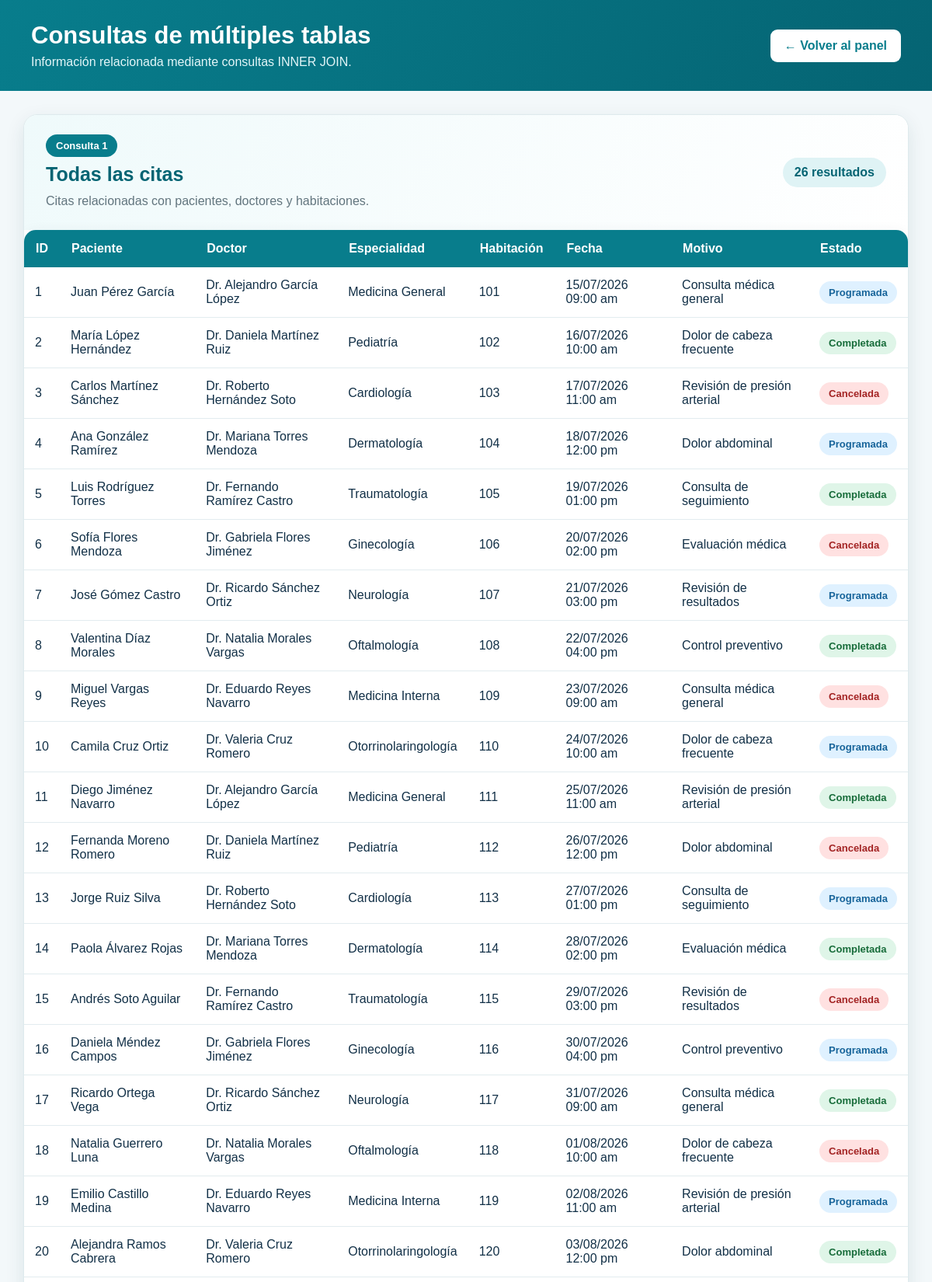
Screenshot of /hospital/reportes/index.php (signed in, upper part) with the database file from the repository.
### tables this page shows
CREATE TABLE `citas` (
  `id_cita` int NOT NULL,
  `id_doctor` int NOT NULL,
  `id_habitacion` int NOT NULL,
  `id_paciente` int NOT NULL,
  `fecha_cita` datetime NOT NULL,
  `motivo` varchar(255) NOT NULL,
  `estado` enum('Programada','Completada','Cancelada') NOT NULL
);

CREATE TABLE `pacientes` (
  `id_paciente` int NOT NULL,
  `nombre` varchar(80) NOT NULL,
  `apellido` varchar(80) NOT NULL,
  `edad` int NOT NULL,
  `sexo` varchar(15) NOT NULL,
  `telefono` varchar(20) NOT NULL,
  `direccion` varchar(120) NOT NULL,
  `diagnostico` varchar(120) NOT NULL,
  `fecha_ingreso` datetime NOT NULL,
  `tipo_sangre` varchar(20) NOT NULL,
  `fecha_nacimiento` date NOT NULL
);

CREATE TABLE `doctores` (
  `id_doctor` int NOT NULL,
  `nombre` varchar(100) NOT NULL,
  `apellido` varchar(100) NOT NULL,
  `especialidad` varchar(255) NOT NULL,
  `cedula_prof` varchar(30) NOT NULL,
  `telefono` varchar(20) NOT NULL
);

CREATE TABLE `habitaciones` (
  `id_habitacion` int NOT NULL,
  `numero` varchar(10) NOT NULL,
  `tipo` enum('Individual','Doble','Suite') NOT NULL,
  `estado` enum('Disponible','Ocupada','Mantenimiento') NOT NULL
);

### hospital/reportes/index.php (the view, shortened to what this page needs)
<?php
require_once "../conexion/conexion.php";
$sqlCitas = "SELECT
                c.id_cita,
                p.nombre AS nombre_paciente,
                p.apellido AS apellido_paciente,
                d.nombre AS nombre_doctor,
                d.apellido AS apellido_doctor,
                d.especialidad,
                h.numero AS numero_habitacion,
                c.fecha_cita,
                c.motivo,
                c.estado
            FROM citas c
            INNER JOIN pacientes p
                ON c.id_paciente = p.id_paciente
            INNER JOIN doctores d
                ON c.id_doctor = d.id_doctor
            INNER JOIN habitaciones h
                ON c.id_habitacion = h.id_habitacion
            ORDER BY c.id_cita ASC";
$citas = mysqli_query($conexion, $sqlCitas);
?>
<!DOCTYPE html>
<html lang="es">
<head>
    <link
        rel="stylesheet"
        href="../css/estilos.css"
    >
</head>
<body class="pagina-crud">
    <header class="cabecera-crud">
        <div>
            <h1>
                Consultas de múltiples tablas
            </h1>
            <p>
                Información relacionada mediante
                consultas INNER JOIN.
            </p>
        </div>
        <a
            href="../panel.php"
            class="boton-regresar"
        >
            ← Volver al panel
        </a>
    </header>
    <main class="contenido-crud contenido-reportes">
        <section class="seccion-reporte">
            <div class="encabezado-reporte">
                <div>
                    <span class="numero-consulta">
                        Consulta 1
                    </span>
                    <h2>
                        Todas las citas
                    </h2>
                    <p>
                        Citas relacionadas con pacientes,
                        doctores y habitaciones.
                    </p>
                </div>
                <span class="contador-reporte">
                    <?php
                    echo mysqli_num_rows($citas);
                    ?>
                    resultados
                </span>
            </div>
            <div class="contenedor-tabla">
                <table class="tabla-pacientes">
                    <thead>
                        <tr>
                            <th>ID</th>
                            <th>Paciente</th>
                            <th>Doctor</th>
                            <th>Especialidad</th>
                            <th>Habitación</th>
                            <th>Fecha</th>
                            <th>Motivo</th>
                            <th>Estado</th>
                        </tr>
                    </thead>
                    <tbody>
                        <?php if (mysqli_num_rows($citas) > 0): ?>
                            <?php while ($fila = mysqli_fetch_assoc($citas)): ?>
                                <tr>
                                    <td>
                                        <?php echo $fila["id_cita"]; ?>
                                    </td>
                                    <td>
                                        <?php
                                        echo htmlspecialchars(
                                            $fila["nombre_paciente"] .
                                            " " .
                                            $fila["apellido_paciente"]
                                        );
                                        ?>
                                    </td>
                                    <td>
                                        Dr.
                                        <?php
                                        echo htmlspecialchars(
                                            $fila["nombre_doctor"] .
                                            " " .
                                            $fila["apellido_doctor"]
                                        );
                                        ?>
                                    </td>
                                    <td>
                                        <?php
                                        echo htmlspecialchars(
                                            $fila["especialidad"]
                                        );
                                        ?>
                                    </td>
                                    <td>
                                        <?php
                                        echo htmlspecialchars(
                                            $fila["numero_habitacion"]
                                        );
                                        ?>
                                    </td>
                                    <td>
                                        <?php
                                        echo date(
                                            "d/m/Y h:i a",
                                            strtotime(
                                                $fila["fecha_cita"]
                                            )
                                        );
                                        ?>
                                    </td>
                                    <td>
                                        <?php
                                        echo htmlspecialchars(
                                            $fila["motivo"]
                                        );
                                        ?>
                                    </td>
                                    <td>
                                        <span class="estado-cita estado-<?php echo strtolower($fila["estado"]); ?>">
                                            <?php
                                            echo htmlspecialchars(
                                                $fila["estado"]
                                            );
                                            ?>
                                        </span>
                                    </td>
                                </tr>
                            <?php endwhile; ?>
                        <?php endif; ?>
                    </tbody>
                </table>
            </div>
        </section>
    </main>
</body>
</html>

### hospital/css/estilos.css (style rules this page uses)
* { box-sizing: border-box; margin: 0; padding: 0; }
:root { --verde-principal: #087d8c; --verde-oscuro: #056473; --verde-claro: #dff5f6; --azul-texto: #123047; --gris-fondo: #f3f8fa; --gris-texto: #5b6c76; --blanco: #ffffff; --sombra: 0 8px 25px rgba(21, 55, 70, 0.11); }
body { font-family: Arial, Helvetica, sans-serif; color: var(--azul-texto); background-color: var(--gris-fondo); }
.pagina-crud { min-height: 100vh; background-color: #f3f8fa; }
.cabecera-crud { display: flex; justify-content: space-between; align-items: center; gap: 20px; padding: 28px 40px; background: linear-gradient(120deg, #087d8c, #056473); color: white; }
.cabecera-crud h1 { margin-bottom: 7px; font-size: 31px; }
.cabecera-crud p { color: #e4f6f8; }
.boton-regresar { padding: 12px 18px; border-radius: 9px; background-color: white; color: #087d8c; text-decoration: none; font-weight: bold; }
.contenido-crud { max-width: 1550px; margin: 0 auto; padding: 30px; }
.contenedor-tabla { overflow-x: auto; border-radius: 15px; background-color: white; box-shadow: 0 7px 20px rgba(21, 55, 70, 0.1); }
.tabla-pacientes { width: 100%; border-collapse: collapse; }
.tabla-pacientes th { padding: 15px; background-color: #087d8c; color: white; text-align: left; white-space: nowrap; }
.tabla-pacientes td { padding: 14px; border-bottom: 1px solid #e2ecef; vertical-align: middle; }
.estado-cita { display: inline-block; padding: 7px 12px; border-radius: 20px; font-size: 13px; font-weight: bold; white-space: nowrap; }
.estado-programada { background-color: #dff1ff; color: #17649a; }
.estado-completada { background-color: #dff5e8; color: #176c3a; }
.estado-cancelada { background-color: #ffe1e1; color: #a32424; }
.contenido-reportes { display: flex; flex-direction: column; gap: 30px; }
.seccion-reporte { overflow: hidden; border: 1px solid #deeaed; border-radius: 18px; background-color: white; box-shadow: 0 8px 25px rgba(21, 55, 70, 0.1); }
.encabezado-reporte { display: flex; justify-content: space-between; align-items: center; gap: 20px; padding: 25px 28px; background: linear-gradient( 120deg, #effafb, #ffffff ); }
.encabezado-reporte h2 { margin: 8px 0; color: #056473; font-size: 25px; }
.encabezado-reporte p { color: #62757e; line-height: 1.5; }
.numero-consulta { display: inline-block; padding: 7px 13px; border-radius: 20px; background-color: #087d8c; color: white; font-size: 13px; font-weight: bold; }
.contador-reporte { min-width: max-content; padding: 10px 15px; border-radius: 20px; background-color: #dff3f5; color: #056473; font-weight: bold; }

### rows the page displays
citas: id_cita "1", id_paciente.apellido "Juan Pérez García", id_doctor.apellido "Alejandro García López", id_doctor.especialidad "Medicina General", id_habitacion.numero "101", fecha_cita "15/07/2026 09:00 am", motivo "Consulta médica general", estado "Programada"
citas: id_cita "2", id_paciente.apellido "María López Hernández", id_doctor.apellido "Daniela Martínez Ruiz", id_doctor.especialidad "Pediatría", id_habitacion.numero "102", fecha_cita "16/07/2026 10:00 am", motivo "Dolor de cabeza frecuente", estado "Completada"
citas: id_cita "3", id_paciente.apellido "Carlos Martínez Sánchez", id_doctor.apellido "Roberto Hernández Soto", id_doctor.especialidad "Cardiología", id_habitacion.numero "103", fecha_cita "17/07/2026 11:00 am", motivo "Revisión de presión arterial", estado "Cancelada"
citas: id_cita "4", id_paciente.apellido "Ana González Ramírez", id_doctor.apellido "Mariana Torres Mendoza", id_doctor.especialidad "Dermatología", id_habitacion.numero "104", fecha_cita "18/07/2026 12:00 pm", motivo "Dolor abdominal", estado "Programada"
citas: id_cita "5", id_paciente.apellido "Luis Rodríguez Torres", id_doctor.apellido "Fernando Ramírez Castro", id_doctor.especialidad "Traumatología", id_habitacion.numero "105", fecha_cita "19/07/2026 01:00 pm", motivo "Consulta de seguimiento", estado "Completada"
citas: id_cita "6", id_paciente.apellido "Sofía Flores Mendoza", id_doctor.apellido "Gabriela Flores Jiménez", id_doctor.especialidad "Ginecología", id_habitacion.numero "106", fecha_cita "20/07/2026 02:00 pm", motivo "Evaluación médica", estado "Cancelada"
citas: id_cita "7", id_paciente.apellido "José Gómez Castro", id_doctor.apellido "Ricardo Sánchez Ortiz", id_doctor.especialidad "Neurología", id_habitacion.numero "107", fecha_cita "21/07/2026 03:00 pm", motivo "Revisión de resultados", estado "Programada"
citas: id_cita "8", id_paciente.apellido "Valentina Díaz Morales", id_doctor.apellido "Natalia Morales Vargas", id_doctor.especialidad "Oftalmología", id_habitacion.numero "108", fecha_cita "22/07/2026 04:00 pm", motivo "Control preventivo", estado "Completada"
citas: id_cita "9", id_paciente.apellido "Miguel Vargas Reyes", id_doctor.apellido "Eduardo Reyes Navarro", id_doctor.especialidad "Medicina Interna", id_habitacion.numero "109", fecha_cita "23/07/2026 09:00 am", motivo "Consulta médica general", estado "Cancelada"
citas: id_cita "10", id_paciente.apellido "Camila Cruz Ortiz", id_doctor.apellido "Valeria Cruz Romero", id_doctor.especialidad "Otorrinolaringología", id_habitacion.numero "110", fecha_cita "24/07/2026 10:00 am", motivo "Dolor de cabeza frecuente", estado "Programada"
citas: id_cita "11", id_paciente.apellido "Diego Jiménez Navarro", id_doctor.apellido "Alejandro García López", id_doctor.especialidad "Medicina General", id_habitacion.numero "111", fecha_cita "25/07/2026 11:00 am", motivo "Revisión de presión arterial", estado "Completada"
citas: id_cita "12", id_paciente.apellido "Fernanda Moreno Romero", id_doctor.apellido "Daniela Martínez Ruiz", id_doctor.especialidad "Pediatría", id_habitacion.numero "112", fecha_cita "26/07/2026 12:00 pm", motivo "Dolor abdominal", estado "Cancelada"
citas: id_cita "13", id_paciente.apellido "Jorge Ruiz Silva", id_doctor.apellido "Roberto Hernández Soto", id_doctor.especialidad "Cardiología", id_habitacion.numero "113", fecha_cita "27/07/2026 01:00 pm", motivo "Consulta de seguimiento", estado "Programada"
citas: id_cita "14", id_paciente.apellido "Paola Álvarez Rojas", id_doctor.apellido "Mariana Torres Mendoza", id_doctor.especialidad "Dermatología", id_habitacion.numero "114", fecha_cita "28/07/2026 02:00 pm", motivo "Evaluación médica", estado "Completada"
citas: id_cita "15", id_paciente.apellido "Andrés Soto Aguilar", id_doctor.apellido "Fernando Ramírez Castro", id_doctor.especialidad "Traumatología", id_habitacion.numero "115", fecha_cita "29/07/2026 03:00 pm", motivo "Revisión de resultados", estado "Cancelada"
citas: id_cita "16", id_paciente.apellido "Daniela Méndez Campos", id_doctor.apellido "Gabriela Flores Jiménez", id_doctor.especialidad "Ginecología", id_habitacion.numero "116", fecha_cita "30/07/2026 04:00 pm", motivo "Control preventivo", estado "Programada"
citas: id_cita "17", id_paciente.apellido "Ricardo Ortega Vega", id_doctor.apellido "Ricardo Sánchez Ortiz", id_doctor.especialidad "Neurología", id_habitacion.numero "117", fecha_cita "31/07/2026 09:00 am", motivo "Consulta médica general", estado "Completada"
citas: id_cita "18", id_paciente.apellido "Natalia Guerrero Luna", id_doctor.apellido "Natalia Morales Vargas", id_doctor.especialidad "Oftalmología", id_habitacion.numero "118", fecha_cita "01/08/2026 10:00 am", motivo "Dolor de cabeza frecuente", estado "Cancelada"
citas: id_cita "19", id_paciente.apellido "Emilio Castillo Medina", id_doctor.apellido "Eduardo Reyes Navarro", id_doctor.especialidad "Medicina Interna", id_habitacion.numero "119", fecha_cita "02/08/2026 11:00 am", motivo "Revisión de presión arterial", estado "Programada"
citas: id_cita "20", id_paciente.apellido "Alejandra Ramos Cabrera", id_doctor.apellido "Valeria Cruz Romero", id_doctor.especialidad "Otorrinolaringología", id_habitacion.numero "120", fecha_cita "03/08/2026 12:00 pm", motivo "Dolor abdominal", estado "Completada"

### other values shown
mysqli_num_rows($citas) "26"
